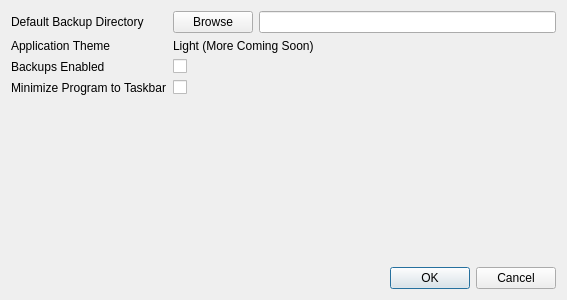
<?xml version="1.0" encoding="UTF-8"?>
<ui version="4.0">
 <class>AppSettings</class>
 <widget class="QDialog" name="AppSettings">
  <property name="geometry">
   <rect>
    <x>0</x>
    <y>0</y>
    <width>567</width>
    <height>300</height>
   </rect>
  </property>
  <property name="focusPolicy">
   <enum>Qt::StrongFocus</enum>
  </property>
  <property name="windowTitle">
   <string>Settings</string>
  </property>
  <layout class="QVBoxLayout" name="verticalLayout">
   <item>
    <layout class="QFormLayout" name="formLayout">
     <item row="0" column="0">
      <widget class="QLabel" name="backup_path_label">
       <property name="text">
        <string>Default Backup Directory</string>
       </property>
      </widget>
     </item>
     <item row="0" column="1">
      <layout class="QHBoxLayout" name="horizontalLayout_2">
       <item>
        <widget class="QPushButton" name="backup_path_browse_button">
         <property name="text">
          <string>Browse</string>
         </property>
        </widget>
       </item>
       <item>
        <widget class="QLineEdit" name="backup_path_text"/>
       </item>
      </layout>
     </item>
     <item row="1" column="0">
      <widget class="QLabel" name="theme_label">
       <property name="text">
        <string>Application Theme</string>
       </property>
      </widget>
     </item>
     <item row="1" column="1">
      <widget class="QLabel" name="themes_coming_soon_label">
       <property name="text">
        <string>Light (More Coming Soon)</string>
       </property>
      </widget>
     </item>
     <item row="2" column="0">
      <widget class="QLabel" name="backups_enabled_label">
       <property name="text">
        <string>Backups Enabled</string>
       </property>
      </widget>
     </item>
     <item row="2" column="1">
      <widget class="QCheckBox" name="backups_enabled_checkbox">
       <property name="text">
        <string/>
       </property>
      </widget>
     </item>
     <item row="3" column="0">
      <widget class="QLabel" name="minimize_taskbar_label">
       <property name="text">
        <string>Minimize Program to Taskbar</string>
       </property>
      </widget>
     </item>
     <item row="3" column="1">
      <widget class="QCheckBox" name="minimize_taskbar_checkbox">
       <property name="text">
        <string/>
       </property>
      </widget>
     </item>
    </layout>
   </item>
   <item>
    <layout class="QHBoxLayout" name="horizontalLayout">
     <item>
      <widget class="QDialogButtonBox" name="buttonBox">
       <property name="standardButtons">
        <set>QDialogButtonBox::Cancel|QDialogButtonBox::Ok</set>
       </property>
      </widget>
     </item>
    </layout>
   </item>
  </layout>
 </widget>
 <resources/>
 <connections/>
</ui>
